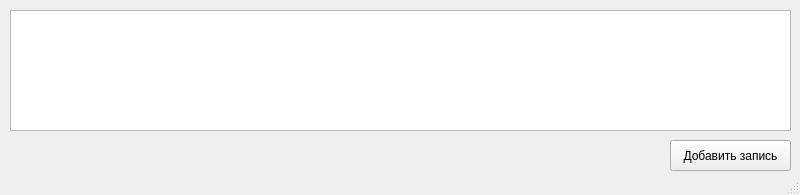
<?xml version="1.0" encoding="UTF-8"?>
<ui version="4.0">
 <class>MainWindow</class>
 <widget class="QMainWindow" name="MainWindow">
  <property name="geometry">
   <rect>
    <x>0</x>
    <y>0</y>
    <width>800</width>
    <height>195</height>
   </rect>
  </property>
  <property name="minimumSize">
   <size>
    <width>800</width>
    <height>195</height>
   </size>
  </property>
  <property name="maximumSize">
   <size>
    <width>800</width>
    <height>195</height>
   </size>
  </property>
  <property name="windowTitle">
   <string>MainWindow</string>
  </property>
  <widget class="QWidget" name="centralwidget">
   <widget class="QPushButton" name="pushButton">
    <property name="geometry">
     <rect>
      <x>670</x>
      <y>140</y>
      <width>121</width>
      <height>31</height>
     </rect>
    </property>
    <property name="text">
     <string>Добавить запись</string>
    </property>
   </widget>
   <widget class="QTableWidget" name="tableWidget">
    <property name="geometry">
     <rect>
      <x>10</x>
      <y>10</y>
      <width>781</width>
      <height>121</height>
     </rect>
    </property>
   </widget>
  </widget>
  <widget class="QStatusBar" name="statusbar"/>
 </widget>
 <resources/>
 <connections/>
</ui>
